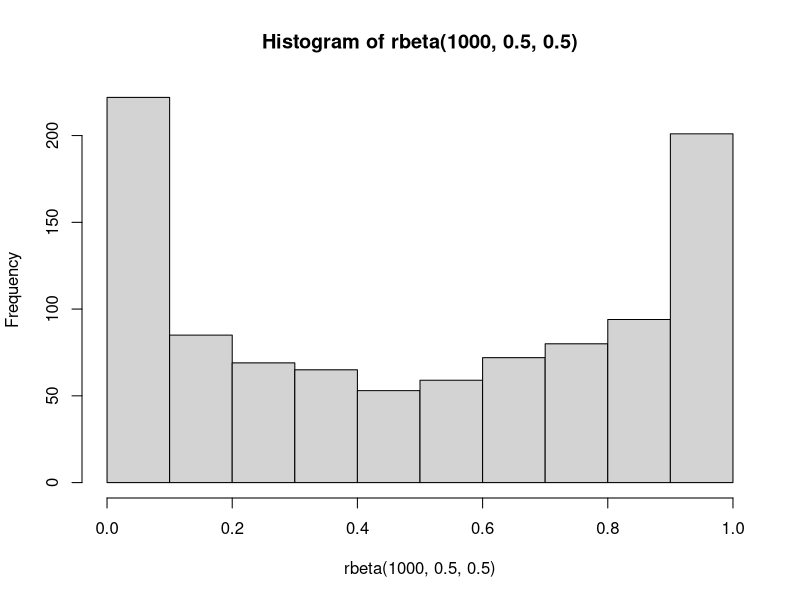
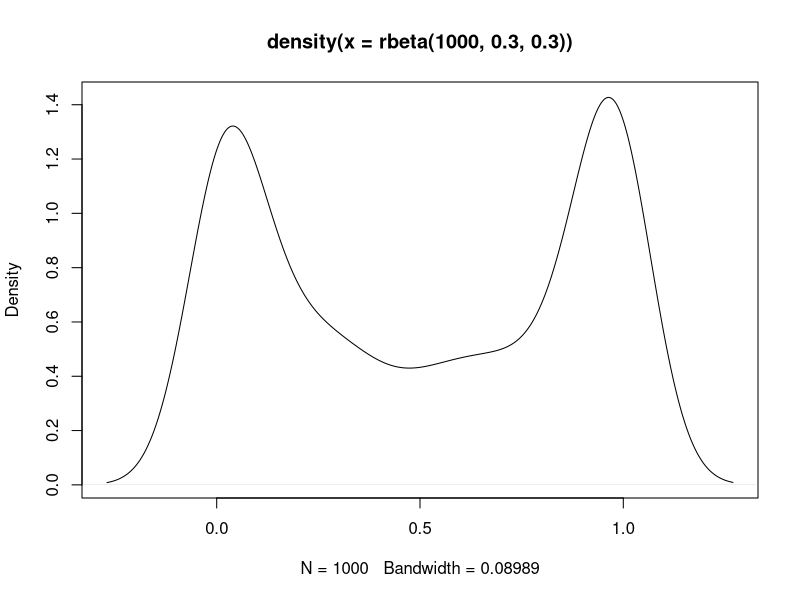

The R script that drew these images, in order:
## ---- chunk 1
knitr::opts_chunk$set(echo = TRUE)
## ---- chunk 2
### Beta Distribution
hist(rbeta(1000, 0.5, 0.5))
plot(density(rbeta(1000, 0.3, 0.3)))
